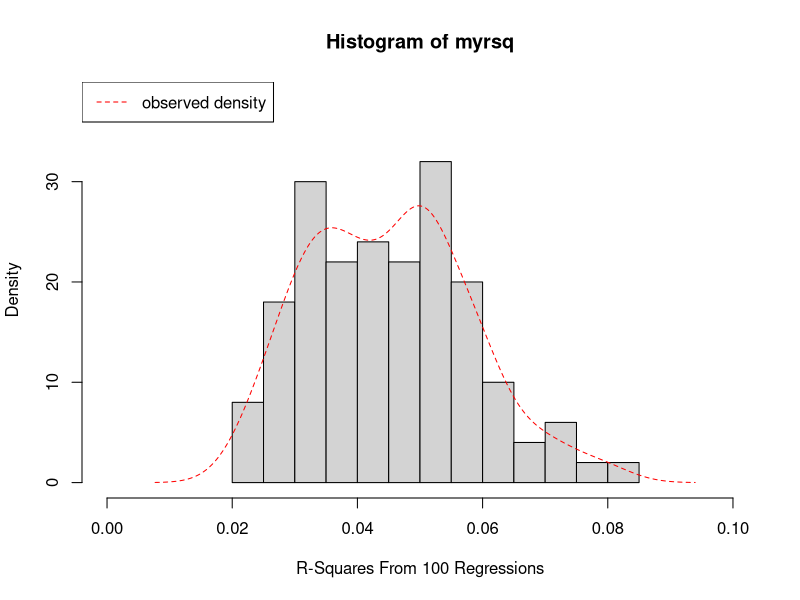
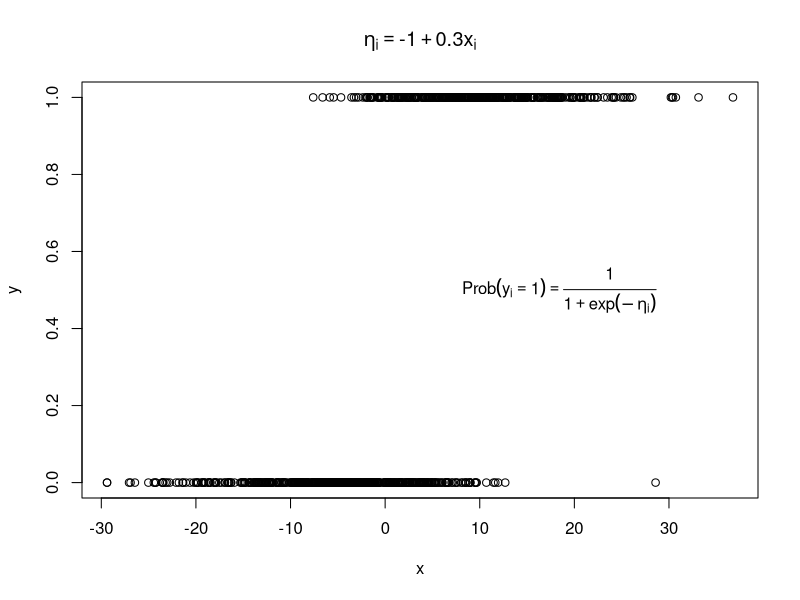
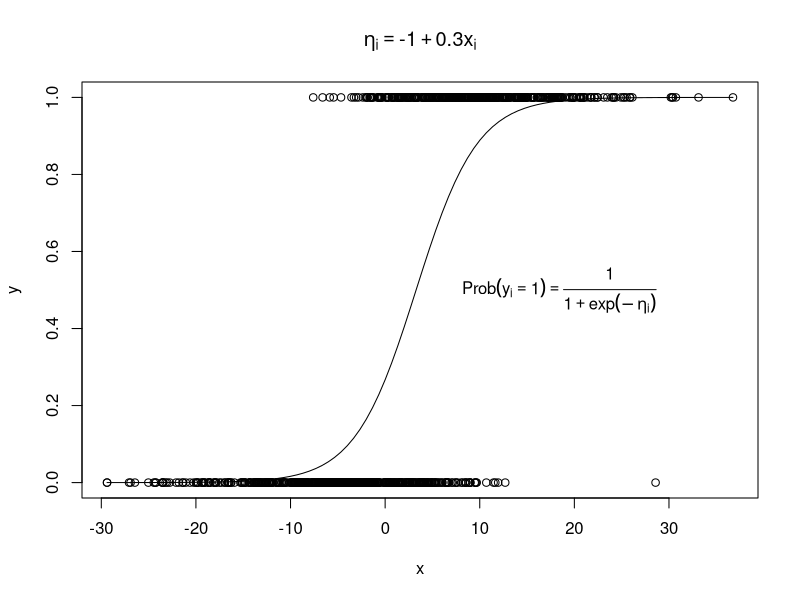
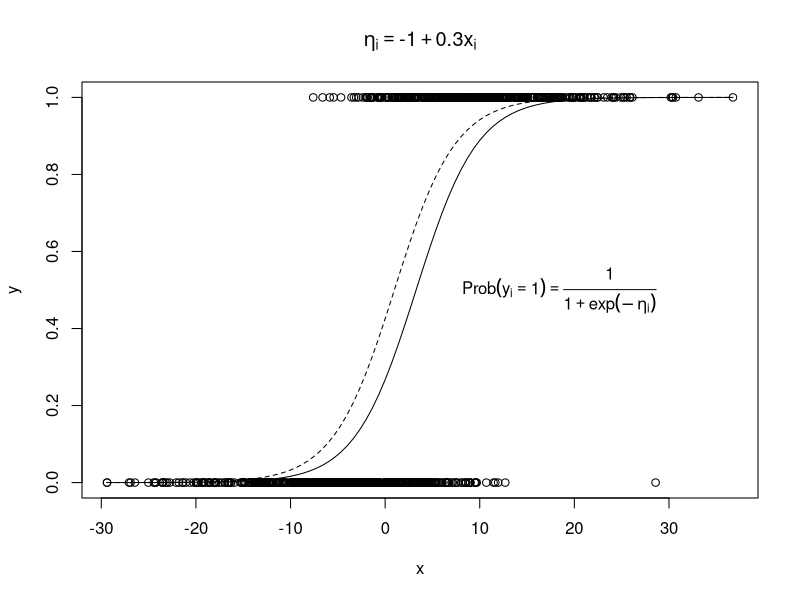
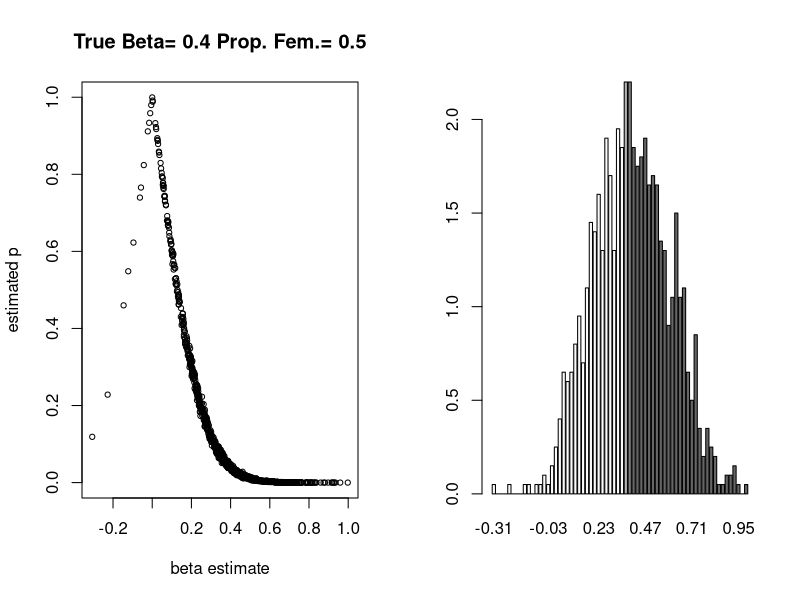
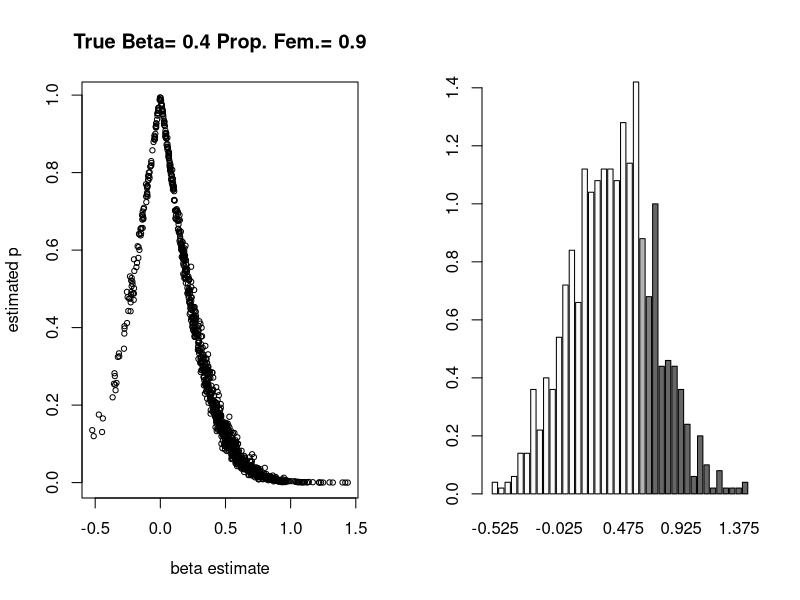
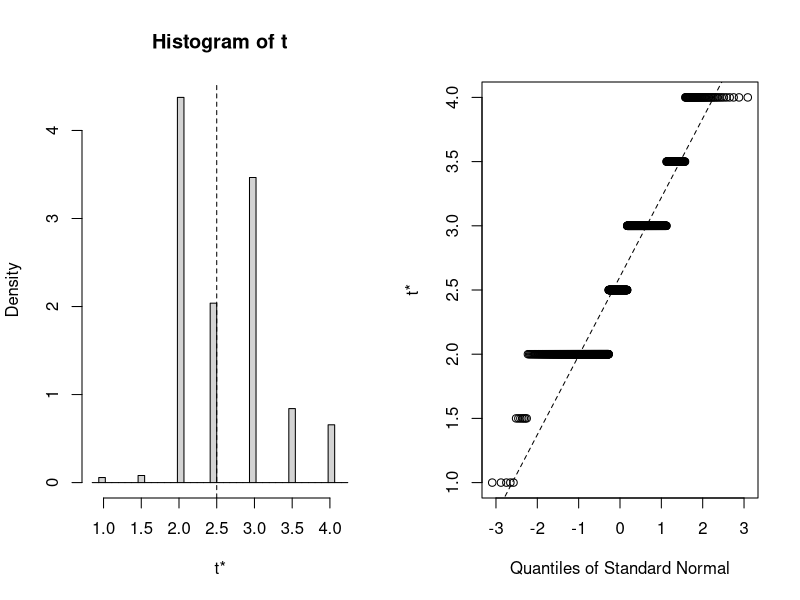

Write the R code that produced these figures, in order.
### R code from vignette source 'iteration-1n.Rnw'
### Encoding: UTF-8

###################################################
### code chunk number 1: iteration-1n.Rnw:104-105
###################################################
dir.create("plots", showWarnings=F)


###################################################
### code chunk number 2: Roptions
###################################################
options(width=200, prompt="> ", continue=" ")
options(useFancyQuotes = FALSE)
set.seed(12345)
op <- par()
pjmar <- c(5.1, 4.1, 1.5, 2.1)
options(SweaveHooks=list(fig=function() par(mar=pjmar, ps=10)))
pdf.options(onefile=F,family="Times",pointsize=6)
ps.options(horizontal=F, onefile=F, family="Times", paper="special", height=3, width=4.75)
options(papersize="special")


###################################################
### code chunk number 3: rep10
###################################################
doubleMe <- function(input = 0){
  newval <- 2 * input
}
x1 <- vector(mode = "numeric", length = 57)
for(i in 1:57) {x1[i] <- doubleMe(i)}


###################################################
### code chunk number 4: iteration-1n.Rnw:244-246
###################################################
  x2 <- doubleMe(1:57)
  all.equal(x1,x2)


###################################################
### code chunk number 5: apply10
###################################################
xyz <- matrix( rnorm(9), ncol=3)
xyz
colnames(xyz) <- c("x", "y", "z")
apply(xyz, MARGIN = 2, FUN = mean)


###################################################
### code chunk number 6: apply20
###################################################
second <- function(acol = NULL){
    sort(acol)[2]
}
print(xyz)
apply(xyz, MARGIN = 2, FUN = second)


###################################################
### code chunk number 7: normedEntropy
###################################################
divr <- function(p = 0){
  ifelse ( p > 0 & p < 1, -p * log2(p), 0)
}
entropy <- function(p){
    sum( divr(p) )
}
maximumEntropy <- function(N) - log2(1 / N)
normedEntropy <- function(x) entropy(x) / maximumEntropy(length(x))


###################################################
### code chunk number 8: apply30
###################################################
  xmat <- matrix(rmultinom(6, size = 20, prob = c(1,2,3,4,5)), byrow = T, ncol = 5)
  xmat <- prop.table(xmat, 1)
  print(round(xmat,3 ))


###################################################
### code chunk number 9: apply31
###################################################

apply(xmat, MARGIN = 1, FUN = normedEntropy)


###################################################
### code chunk number 10: lapply10
###################################################
sampleList <- lapply(rep(1000,5), rnorm)
sampleList[[1]][888]


###################################################
### code chunk number 11: lapply11
###################################################
mean(sampleList[[1]])
mean(sampleList[[2]])


###################################################
### code chunk number 12: lapply12
###################################################
(aNewList <- lapply(sampleList, mean))


###################################################
### code chunk number 13: lapply15
###################################################

xlist <- list(x1 = c(1,1,1,2,3,3), x2 = rpois(10,lambda=3), x3 = round(rnorm(20,m=100,s=1),0))
elist <- lapply(xlist, function(x) { y <- table(x)/length(x); normedEntropy(y)})


###################################################
### code chunk number 14: lapply18
###################################################
   for(i in 1:length(xlist)){
     cat("Given List")
     print(xlist[[i]])
     cat("Normed Entropy")
     print(round(elist[[i]],3))
     cat("\n")
     }


###################################################
### code chunk number 15: lapply20
###################################################
sampleList <- lapply( rep(1000,5), rnorm)
sampleList[[1]][77] <- NA
(aNewList <- lapply(sampleList, mean))


###################################################
### code chunk number 16: lapply30
###################################################
(aNewList <- lapply(sampleList, mean, na.rm = TRUE))


###################################################
### code chunk number 17: regex05
###################################################
exs <- 10
exq <- 0.345
exstde <- 20
createOneDF <- function(run, s = NA, q = NA, stde = NA){
  x <- 18 + 43*runif(1000)
  y <- s + q * x + rnorm(1000, mean = 0, sd = stde)
  mydf <- data.frame(run,x,y)
}
mydatasets <- lapply(1:100, createOneDF, exs, exq, exstde)


###################################################
### code chunk number 18: regex06
###################################################
myregressions <- lapply(mydatasets, FUN = function(mydf) lm(y ~ x, data = mydf))


###################################################
### code chunk number 19: myregex20
###################################################
head( mydatasets[[33]])


###################################################
### code chunk number 20: myreg30
###################################################
myregressions[[33]]


###################################################
### code chunk number 21: myreg40
###################################################
summary ( myregressions[[33]] )


###################################################
### code chunk number 22: regex50
###################################################
mysummaries <- lapply(myregressions, FUN= summary)


###################################################
### code chunk number 23: regex55
###################################################
myrsq <- lapply(mysummaries, FUN = function(mr) {mr$r.square})
myrsq[1:5]
myrsq <- unlist(myrsq)
str(myrsq)


###################################################
### code chunk number 24: regex60
###################################################
myrsq <- sapply(mysummaries, FUN = function(mr) {mr$r.square})
mean(myrsq)
sd(myrsq)
median(myrsq)


###################################################
### code chunk number 25: regex70
###################################################
h1 <- hist(myrsq, plot = F, breaks = 10)
plot(h1, freq = F, ylim = c(0,1.2* max(h1$density)), xlim = c(0,0.10), xlab = "R-Squares From 100 Regressions")
lines(density(myrsq), lty = 2, col = "red")
legend("topleft", legend = c("observed density"), lty = c(2), col = c("red"))


###################################################
### code chunk number 26: logit10
###################################################

simLogit <- function(myeta){
   mypi <- exp(myeta) / (1 + exp(myeta)) ## SAME AS 1/(1+exp(-myeta))
   myunif <- runif(length(myeta))
   y <- ifelse(myunif < mypi, 1, 0)
}


###################################################
### code chunk number 27: logit20
###################################################
N <- 1000
A <- -1
B <- 0.3
x <- 1 + 10 * rnorm(N)
myeta <- A + B * x
y <- simLogit(myeta)


###################################################
### code chunk number 28: logit30
###################################################
plot(x,y, main = bquote(eta[i] == .(A) +  .(B) * x[i] ))

text ( 0.5*max(x), 0.5, expression( Prob( y[i] == 1) == frac( 1 , 1 + exp(-eta[i] ))))


###################################################
### code chunk number 29: logit35
###################################################

### This calculates just one logistic regression
myglm1 <- glm (y ~ x, family = binomial(link = "logit") )
xr <- range(x)
xseq <- seq(xr[1], xr[2], length = 100)
p1 <- predict(myglm1, newdata = data.frame(x = xseq), type = "response")

plot(x,y, main = bquote(eta[i] == .(A) +  .(B) * x[i] ))

text ( 0.5*max(x), 0.5, expression( Prob( y[i] == 1) == frac( 1 , 1 + exp(-eta[i] ))))
lines(xseq, p1)


###################################################
### code chunk number 30: logit50
###################################################

### This calculates just one logistic regression
myglm1 <- glm ( y ~ x, family = binomial(link = "logit"))
xr <- range(x)
xseq <- seq(xr[1], xr[2], length = 100)
p2 <- predict(myglm1, newdata = data.frame(x = xseq+2.3), type = "response")
plot(x,y, main = bquote(eta[i] == .(A) +  .(B) * x[i] ))

text ( 0.5*max(x), 0.5, expression( Prob( y[i] == 1) == frac( 1 , 1 + exp(-eta[i] ))))
lines(xseq, p1)
lines(xseq, p2,lty = 2)


###################################################
### code chunk number 31: logit60
###################################################
simUnbalanced <- function(iter=0, parm){
  A <- parm$A; B<- parm$B; C<- parm$C; PrFem <- parm$PrFem
  sex <- ifelse(runif(N) < PrFem,0,1)
  myeta <- A + B * x + C * sex
  sex <- factor(sex, levels = c(0,1), labels = c("M","F"))
  y <- simLogit(myeta)
  myglm2 <- glm( y ~ x + sex, family = binomial)
  myglm2sum <- coef(summary(myglm2))
  est <- myglm2sum[3,]
}


###################################################
### code chunk number 32: logit70
###################################################
p <- list()
p$A <- -1; p$B <- 0.3; p$C <- 0.4
p$PrFem <- 0.5
result45 <- list(sapply(1:1000, simUnbalanced, parm = p), parm = p)


###################################################
### code chunk number 33: logit80
###################################################
p$PrFem <- 0.9
result49 <- list(sapply(1:1000, simUnbalanced, parm = p), parm = p)


###################################################
### code chunk number 34: logit90
###################################################

createFigs <- function(result){
  dat <- result[[1]]
  C <- result$parm$C
  PrFem <- result$parm$PrFem
  mybeta <- dat[1,]

  hrow1 <- hist(mybeta, breaks=50, plot=F)
  mybreaks <- hrow1$breaks

  breakMember <- cut(dat[1,], mybreaks)

  mypval <- dat[4,]
  mysignif <- ifelse((mypval < 0.05 ), 1, 0)
  df <- data.frame(mybeta, mypval, mysignif, breakMember)

  propsig <- by(df$mysignif, INDICES = list(df$breakMember), mean, simplify = TRUE)
  mytrat <- dat[3,]
  mycounts <- hrow1$counts
  plot(dat[1,], dat[4,], xlab = "beta estimate", ylab = "estimated p", cex = 0.7, main = paste("True Beta=",C, "Prop. Fem.=", PrFem))
  gc <- c("gray98","gray70","gray50","gray40")

  cut(propsig, breaks=c(-1,0.1,0.5,0.9,1.1))

  catpropsig <- cut(propsig, breaks = c(-1,0.1,0.5,0.9,1.1), ordered = T, labels = c("0","lth","mth","1"))
  barplot(hrow1$density, col = gc[as.numeric(catpropsig)], names = hrow1$mids)
}


###################################################
### code chunk number 35: logit100
###################################################
par(mfrow = c(1,2))
createFigs(result45)


###################################################
### code chunk number 36: logit110
###################################################

par(mfrow = c(1,2))
createFigs(result49)
par(mfrow = c(1,1))


###################################################
### code chunk number 37: poisson10
###################################################
samp <- rpois(20, lambda=3)


###################################################
### code chunk number 38: poisson20
###################################################
median(samp)


###################################################
### code chunk number 39: poisson30
###################################################
calcMed <- function(dat, ind){
  median(dat[ind])
}


###################################################
### code chunk number 40: poisson90
###################################################
library(boot)
bpois <- boot(samp, calcMed, R = 1000)
bpois


###################################################
### code chunk number 41: poisson100
###################################################
  plot(bpois)
